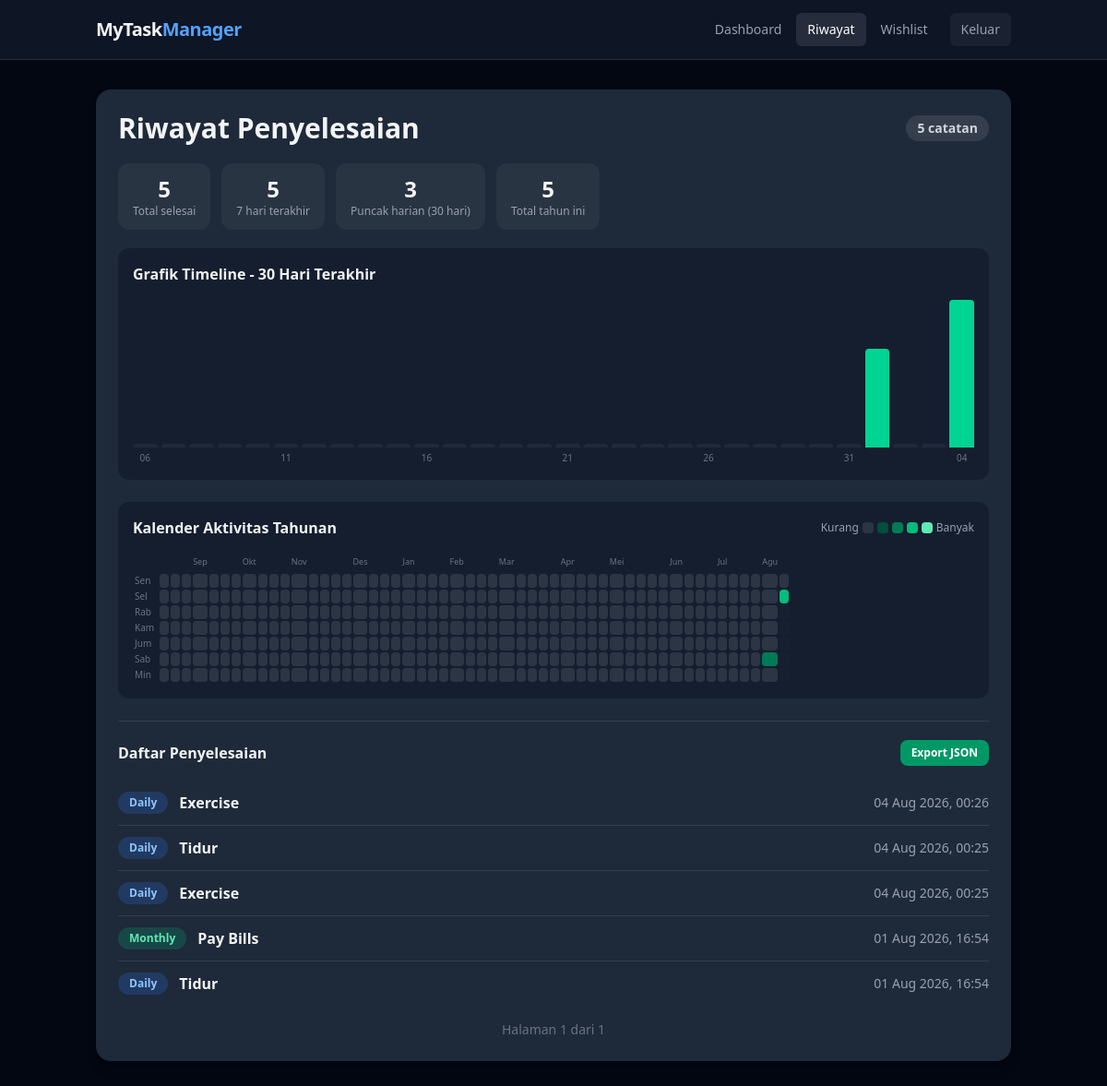
Page /history (signed in) on the committed database.
### tables this page shows
CREATE TABLE COMPLETION_LOG(
                id INTEGER PRIMARY KEY AUTOINCREMENT,
                task_id INTEGER NOT NULL,
                task_name TEXT NOT NULL,
                task_type TEXT NOT NULL CHECK(task_type IN ('daily', 'weekly', 'monthly')),
                completed_at TEXT DEFAULT (datetime('now', 'localtime'))
            );

### main.py (the view)
@app.route("/history")
def history():
    page = request.args.get("page", 1, type=int)
    logs, total, total_pages = task.select_logs_paginated(page, 50)
    chart = task.select_completions_by_day(30)
    heatmap = task.select_activity_heatmap(52)
    return render_template("history.html", logs=logs, chart=chart, heatmap=heatmap,
                           page=page, total_pages=total_pages, total_logs=total)

### backend.py (called while the page is built)
    def _connect(self):
        connection = sqlite3.connect(DATABASE)
        connection.row_factory = sqlite3.Row
        return connection

    def select_completions_by_day(self, days=30):
        connection = self._connect()
        rows = {
            row["day"]: row["total"] for row in connection.execute(
                "SELECT date(completed_at) AS day, COUNT(*) AS total "
                "FROM COMPLETION_LOG "
                "WHERE date(completed_at) >= date('now', 'localtime', ?) "
                "GROUP BY date(completed_at) ORDER BY day",
                (f"-{days - 1} days",))
        }
        connection.close()
        result = []
        today = date.today()
        for offset in range(days - 1, -1, -1):
            day = today - timedelta(days=offset)
            result.append({"day": day.isoformat(), "total": rows.get(day.isoformat(), 0)})
        return result

    def select_logs_paginated(self, page=1, per_page=50):
        connection = self._connect()
        total = connection.execute("SELECT COUNT(*) AS c FROM COMPLETION_LOG").fetchone()["c"]
        total_pages = max(1, (total + per_page - 1) // per_page)
        offset = (page - 1) * per_page
        rows = [dict(row) for row in connection.execute(
            "SELECT * FROM COMPLETION_LOG ORDER BY id DESC LIMIT ? OFFSET ?", (per_page, offset))]
        connection.close()
        return rows, total, total_pages

    def _load_config(self):
        p = pathlib.Path(CONFIG_FILE)
        if p.exists():
            with open(p, "r") as f:
                return json.load(f)
        return {}

    def is_password_set(self):
        cfg = self._load_config()
        return bool(cfg.get("password_hash"))

### main.py (called while the page is built)
@app.before_request
def check_auth():
    if not task.is_password_set():
        if request.endpoint not in ("setup", "setup_func", "static"):
            return redirect(url_for("setup"))
        return
    if request.endpoint in AUTH_EXEMPT:
        return
    if session.get("authenticated"):
        return
    token = request.cookies.get("remember_token")
    if token and task.validate_remember_token(token):
        session["authenticated"] = True
        return
    return redirect(url_for("login"))

@app.template_filter("datetime_ind")
def datetime_ind(value):
    try:
        dt = datetime.strptime(value, "%Y-%m-%d %H:%M:%S")
    except (TypeError, ValueError):
        return value
    return dt.strftime("%d %b %Y, %H:%M")

### templates/history.html (shortened to what this page needs)
{% extends "base.html" %}
{% block content %}
<div class="rounded-2xl bg-gray-800 p-6 shadow-lg">
  <div class="mb-5 flex items-center justify-between">
    <h1 class="text-3xl font-black">Riwayat Penyelesaian</h1>
    <span class="rounded-full bg-white/10 px-3 py-1 text-sm font-bold text-gray-300">{{ logs|length }} catatan</span>
  </div>
  <div class="mb-5 flex flex-wrap gap-3">
    <div class="rounded-xl bg-white/5 px-4 py-3 text-center">
      <p class="text-2xl font-black">{{ total_logs }}</p>
      <p class="text-xs text-gray-400">Total selesai</p>
    </div>
    <div class="rounded-xl bg-white/5 px-4 py-3 text-center">
      <p class="text-2xl font-black">{{ chart[-7:] | map(attribute='total') | sum }}</p>
      <p class="text-xs text-gray-400">7 hari terakhir</p>
    </div>
    <div class="rounded-xl bg-white/5 px-4 py-3 text-center">
      <p class="text-2xl font-black">{{ chart | map(attribute='total') | max }}</p>
      <p class="text-xs text-gray-400">Puncak harian (30 hari)</p>
    </div>
    <div class="rounded-xl bg-white/5 px-4 py-3 text-center">
      {% set ns = namespace(total=0) %}
      {% for w in heatmap %}{% for d in w.days %}{% set ns.total = ns.total + d.total %}{% endfor %}{% endfor %}
      <p class="text-2xl font-black">{{ ns.total }}</p>
      <p class="text-xs text-gray-400">Total tahun ini</p>
    </div>
  </div>
  <div class="mb-6 rounded-xl bg-gray-900/60 p-4">
    <p class="mb-4 font-bold">Grafik Timeline - 30 Hari Terakhir</p>
    <div class="flex h-40 items-end gap-1">
      {% set peak = chart | map(attribute='total') | max %}
      {% set scale = peak if peak > 0 else 1 %}
      {% for c in chart %}
      <div class="group relative flex-1">
        <div class="w-full rounded-t {% if c.total > 0 %}bg-emerald-400 group-hover:bg-emerald-300{% else %}bg-white/5{% endif %}"
             style="height: {{ [ (c.total / scale * 160) | round | int, 4 ] | max }}px"
             title="{{ c.day }} : {{ c.total }}x selesai"></div>
      </div>
      {% endfor %}
    </div>
    <div class="mt-1 flex gap-1">
      {% for c in chart %}
      <div class="flex-1 text-center text-[10px] text-gray-500">
        {% if loop.index0 % 5 == 0 or loop.last %}{{ c.day[8:10] }}{% endif %}
      </div>
      {% endfor %}
    </div>
  </div>
  <div class="mb-6 rounded-xl bg-gray-900/60 p-4">
    <div class="mb-4 flex items-center justify-between">
      <p class="font-bold">Kalender Aktivitas Tahunan</p>
      <div class="flex items-center gap-1 text-xs text-gray-400">
        <span>Kurang</span>
        <span class="h-3 w-3 rounded-sm bg-white/10"></span>
        <span class="h-3 w-3 rounded-sm bg-emerald-900"></span>
        <span class="h-3 w-3 rounded-sm bg-emerald-700"></span>
        <span class="h-3 w-3 rounded-sm bg-emerald-500"></span>
        <span class="h-3 w-3 rounded-sm bg-emerald-300"></span>
        <span>Banyak</span>
      </div>
    </div>
    <div class="overflow-x-auto">
      <table class="border-separate border-spacing-[2px]">
        <thead>
          <tr>
            <th></th>
            {% for week in heatmap %}
            <th class="px-0 pb-1 text-center text-[9px] font-normal text-gray-500">{{ week.month_label }}</th>
            {% endfor %}
          </tr>
        </thead>
        <tbody>
          {% for row_index in range(7) %}
          <tr>
            <td class="pr-1 text-[10px] text-gray-500">{{ ['Sen', 'Sel', 'Rab', 'Kam', 'Jum', 'Sab', 'Min'][row_index] }}</td>
            {% for week in heatmap %}
            {% set cell = week.days[row_index] %}
            <td class="h-[10px] w-[10px] rounded-sm {% if cell.future %}bg-white/5 opacity-20{% elif cell.total == 0 %}bg-white/10{% elif cell.total == 1 %}bg-emerald-900{% elif cell.total == 2 %}bg-emerald-700{% elif cell.total == 3 %}bg-emerald-500{% else %}bg-emerald-300{% endif %}"
                title="{{ cell.day.strftime('%d %b %Y') }} : {{ cell.total }}x selesai"></td>
            {% endfor %}
          </tr>
          {% endfor %}
        </tbody>
      </table>
    </div>
  </div>
  <hr class="mb-5 border-white/10">
  <div class="mb-4 flex items-center justify-between">
    <p class="font-bold">Daftar Penyelesaian</p>
    <a href="{{ url_for('export_data') }}"
       class="rounded-lg bg-emerald-600 px-3 py-1.5 text-xs font-semibold text-white transition hover:bg-emerald-500">
      Export JSON
    </a>
  </div>
  {% if logs %}
  <ul class="divide-y divide-white/10">
    {% for log in logs %}
    <li class="flex items-center justify-between gap-3 py-3">
      <div class="flex items-center gap-3">
        {% if log.task_type == 'daily' %}
        <span class="rounded-full bg-blue-500/20 px-3 py-1 text-xs font-bold text-blue-300">Daily</span>
        {% elif log.task_type == 'weekly' %}
        <span class="rounded-full bg-violet-500/20 px-3 py-1 text-xs font-bold text-violet-300">Weekly</span>
        {% else %}
        <span class="rounded-full bg-emerald-500/20 px-3 py-1 text-xs font-bold text-emerald-300">Monthly</span>
        {% endif %}
        <p class="font-semibold">{{ log.task_name }}</p>
      </div>
      <p class="text-sm text-gray-400">{{ log.completed_at | datetime_ind }}</p>
    </li>
    {% endfor %}
  </ul>
  <div class="mt-4 flex items-center justify-center gap-2 text-sm">
    <span class="text-gray-500">Halaman {{ page }} dari {{ total_pages }}</span>
  </div>
  {% else %}
  <p class="py-10 text-center text-gray-500">Belum ada task yang diselesaikan. Mulai dari dashboard!</p>
  {% endif %}
</div>
{% endblock %}

### templates/base.html (shortened to what this page needs)
<!DOCTYPE html>
<html lang="id">
  <head>
    <link rel="stylesheet" href="{{ url_for('static', filename='css/output.css') }}">
  </head>
  <body class="min-h-screen bg-gray-950 text-gray-100">
    <nav class="sticky top-0 z-10 border-b border-white/10 bg-gray-900/90 backdrop-blur">
      <div class="mx-auto flex h-16 max-w-5xl items-center justify-between px-4">
        <a href="{{ url_for('index') }}" class="text-xl font-black tracking-tight">
          MyTask<span class="text-blue-400">Manager</span>
        </a>
        <div class="flex items-center gap-1">
          <a href="{{ url_for('index') }}"
             class="rounded-md px-3 py-2 text-sm font-medium {% if request.path == url_for('index') %}bg-white/10 text-white{% else %}text-gray-400 hover:bg-white/5 hover:text-white{% endif %}">
            Dashboard
          </a>
          <a href="{{ url_for('history') }}"
             class="rounded-md px-3 py-2 text-sm font-medium {% if request.path == url_for('history') %}bg-white/10 text-white{% else %}text-gray-400 hover:bg-white/5 hover:text-white{% endif %}">
            Riwayat
          </a>
          <a href="{{ url_for('wishlist') }}"
             class="rounded-md px-3 py-2 text-sm font-medium {% if request.path == url_for('wishlist') %}bg-white/10 text-white{% else %}text-gray-400 hover:bg-white/5 hover:text-white{% endif %}">
            Wishlist
          </a>
          <a href="{{ url_for('logout') }}"
             class="ml-2 rounded-md bg-white/5 px-3 py-2 text-sm font-medium text-gray-400 hover:bg-red-600/20 hover:text-red-300">
            Keluar
          </a>
        </div>
      </div>
    </nav>
    <main class="mx-auto max-w-5xl px-4 py-8">
      {% block content %}{% endblock %}
    </main>
  </body>
</html>

### rows in the picture
COMPLETION_LOG: task_type "Daily", task_name "Exercise", completed_at "04 Aug 2026, 00:26"
COMPLETION_LOG: task_type "Daily", task_name "Tidur", completed_at "04 Aug 2026, 00:25"
COMPLETION_LOG: task_type "Daily", task_name "Exercise", completed_at "04 Aug 2026, 00:25"
COMPLETION_LOG: task_type "Monthly", task_name "Pay Bills", completed_at "01 Aug 2026, 16:54"
COMPLETION_LOG: task_type "Daily", task_name "Tidur", completed_at "01 Aug 2026, 16:54"

### other values in the picture
{{ logs|length }} "5"
{{ total_logs }} "5"
{{ chart[-7:] | map(attribute='total') | sum }} "5"
{{ chart | map(attribute='total') | max }} "3"
{{ ns.total }} "5"
{{ c.day[8:10] }} "06" "11" "16" "21" "26" "31" "04"
{{ week.month_label }} "Sep" "Okt" "Nov" "Des" "Jan" "Feb" "Mar" "Apr" "Mei" "Jun" "Jul" "Agu"
{{ ['Sen', 'Sel', 'Rab', 'Kam', 'Jum', 'Sab', 'Min'][row_index] }} "Sen" "Sel" "Rab" "Kam" "Jum" "Sab" "Min"
{{ page }} "1"
{{ total_pages }} "1"
